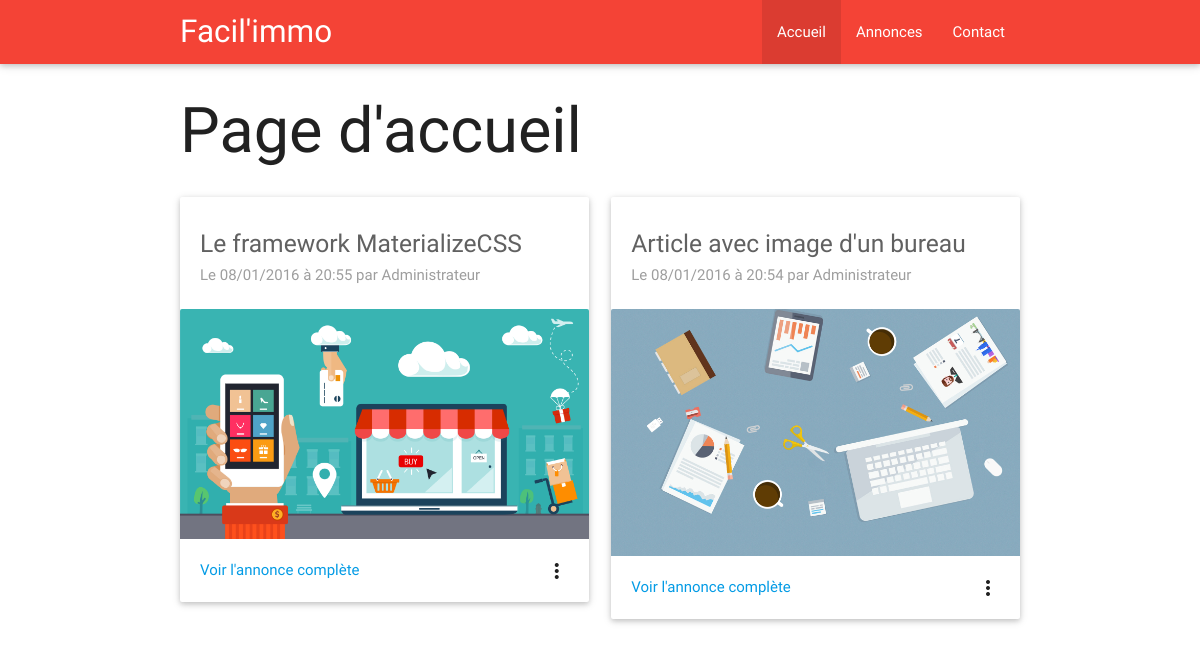
The page / on the database its author committed.
### tables this page shows
CREATE TABLE IF NOT EXISTS `posts` (
  `id` int(11) NOT NULL AUTO_INCREMENT,
  `title` varchar(255) NOT NULL,
  `content` text NOT NULL,
  `writer` varchar(255) NOT NULL,
  `image` varchar(255) NOT NULL DEFAULT 'post.png',
  `date` datetime NOT NULL,
  `posted` tinyint(1) NOT NULL DEFAULT '0',
  PRIMARY KEY (`id`)
);

### functions/home.func.php (called while the page is built)
<?php
function get_posts(){
    global $db;
    $req = $db->query("
        SELECT  posts.id,
                posts.title,
                posts.image,
                posts.date,
                posts.content,
                admins.name
        FROM posts
        JOIN admins
        ON posts.writer=admins.email
        WHERE posted='1'
        ORDER BY date DESC
        LIMIT 0,2
    ");
    $results = array();
    while($rows = $req->fetchObject()){
        $results[] = $rows;
    }
    return $results;
}

### pages/home.php (the view, shortened to what this page needs)
<h1>Page d'accueil</h1>
<div class="row">
<?php
$posts = get_posts();
foreach($posts as $post){
    ?>
        <div class="col l6 m6 s12">
            <div class="card">
                <div class="card-content">
                    <h5 class="grey-text text-darken-2"><?= $post->title ?></h5>
                    <h6 class="grey-text">Le <?= date("d/m/Y à H:i",strtotime($post->date)); ?> par <?= $post->name ?></h6>
                </div>
                <div class="card-image waves-effect waves-block waves-light">
                    <img src="img/posts/<?= $post->image ?>" class="activator" alt="<?= $post->title ?>"/>
                </div>
                <div class="card-content">
                    <span class="card-title activator grey-text text-darken-4"><i class="material-icons right">more_vert</i></span>
                    <p><a href="index.php?page=post&id=<?= $post->id ?>">Voir l'annonce complète</a></p>
                </div>
            </div>
        </div>
    <?php
}
?>
</div>

### index.php (shortened to what this page needs)
<?php
    $pages = scandir('pages/');
    if(isset($_GET['page']) && !empty($_GET['page'])){
        if(in_array($_GET['page'].'.php',$pages)){
            $page = $_GET['page'];
        }else{
            $page = "error";
        }
    }else{
        $page = "home";
    }
?>
<!DOCTYPE html>
<html>
    <head>
        <link type="text/css" rel="stylesheet" href="css/materialize.css"  media="screen,projection"/>
    </head>
    <body>
        <?php
            include "body/topbar.php";
        ?>
        <div class="container">
            <?php
                include 'pages/'.$page.'.php';
            ?>
        </div>
    </body>
</html>

### body/topbar.php (shortened to what this page needs)
<nav class="red">
    <div class="container">
        <div class="nav-wrapper">
            <a href="index.php?page=home" class="brand-logo">Facil'immo</a>
            <ul class="right hide-on-med-and-down">
                <li class="<?php echo ($page=="home")?"active" : ""; ?>"><a href="index.php?page=home">Accueil</a></li>
                <li class="<?php echo ($page=="blog")?"active" : ""; ?>"><a href="index.php?page=blog">Annonces</a></li>
                <li class="<?php echo ($page=="blog")?"active" : ""; ?>"><a href="index.php?page=blog">Contact</a></li>
            </ul>
        </div>
    </div>
</nav>

### rows shown on the page
posts: title "Le framework MaterializeCSS", date "08/01/2016 à 20:55", admins.name "Administrateur", image (picture)
posts: title "Article avec image d'un bureau", date "08/01/2016 à 20:54", admins.name "Administrateur", image (picture)
